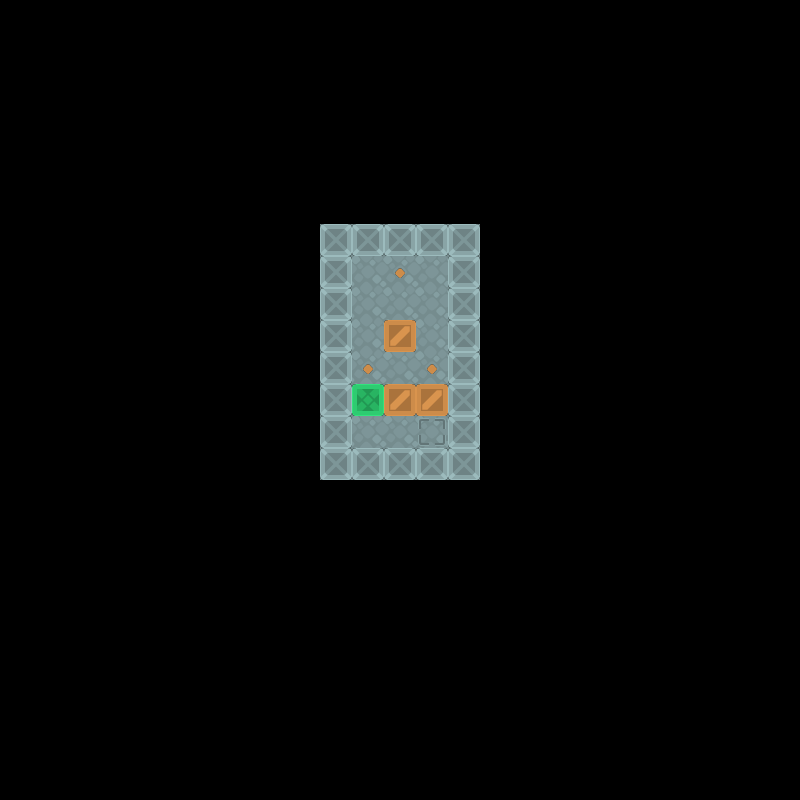

Below is a game level as drawn by its tile map, then a one-line description and the .tmx that defines it (tile-layer data replaced by summaries):
An orthogonal 25x25 tile map with 32x32 px tiles, 5 tile layers (background, goals, walls, boxes, ...).

<map version="1.4" tiledversion="1.4.1" orientation="orthogonal" renderorder="right-down" width="25" height="25" tilewidth="32" tileheight="32" infinite="0" nextlayerid="6" nextobjectid="1">
 <tileset firstgid="1" name="sokoban_tilesheet" tilewidth="32" tileheight="32" tilecount="104" columns="13">
  <image source="../images/Tilesheet/sokoban_tilesheet.png" width="416" height="256" />
 </tileset>
 <layer id="3" name="background" width="25" height="25">
  <data>[625 cells, 40 non-empty, 1 distinct tile ids]</data>
 </layer>
 <layer id="2" name="goals" width="25" height="25">
  <data>[625 cells, 4 non-empty, 1 distinct tile ids]</data>
 </layer>
 <layer id="1" name="walls" width="25" height="25">
  <data>[625 cells, 22 non-empty, 1 distinct tile ids]</data>
 </layer>
 <layer id="4" name="boxes" width="25" height="25">
  <data>[625 cells, 4 non-empty, 2 distinct tile ids]</data>
 </layer>
 <layer id="5" name="player-start" width="25" height="25">
  <data>[625 cells, 1 non-empty, 1 distinct tile ids]</data>
 </layer>
</map>
